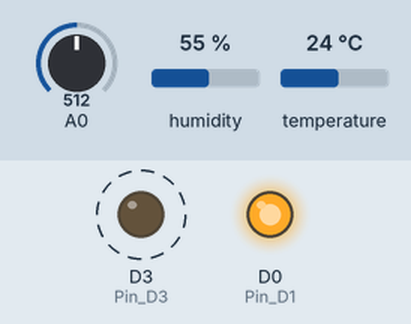
Recording of a sketch running on a simulated ESP8266 (NodeMCU). Shown: output pins drawn as LEDs (lit = HIGH). Dashed ring = blinking. Inputs (shaded band) come from the test bench; at power-on: A0 = 512, humidity 55 %, temperature 24 °C. WiFi joins after 1.5 s; servers stay silent unless stated; what the sketch prints to the serial monitor is not drawn.

Above: at 3.0 s.
3.1 s: A0 set to 492
At 5.2 s:
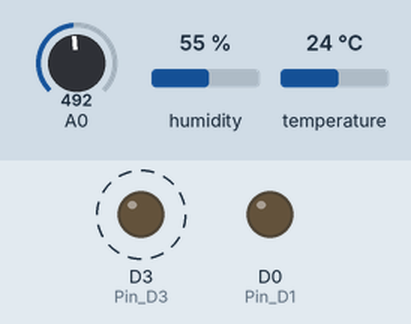
6.6 s: A0 set to 510
At 9.5 s:
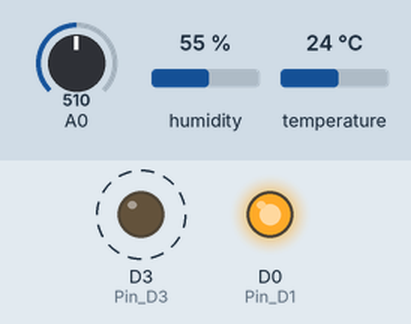
13.0 s: A0 set to 490
At 15.8 s:
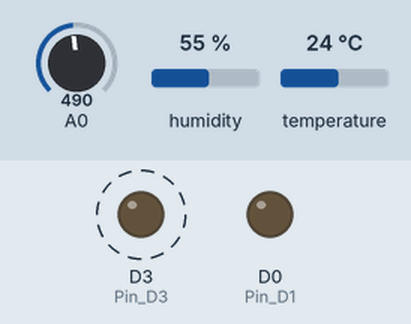
17.9 s: A0 set to 511
At 20.9 s:
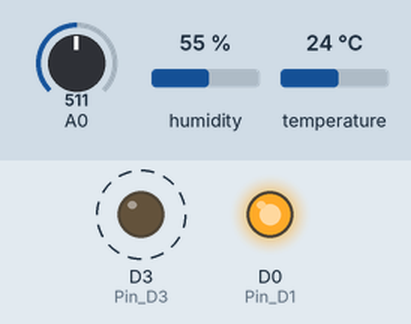
Timing chart, 0 to 23.8 s (numbered marks = the images above; inputs shaded):
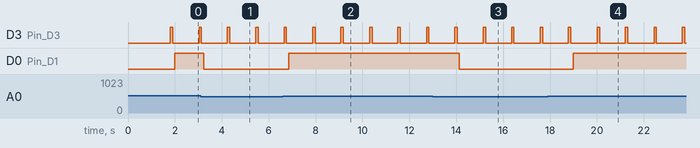

Measured:
- the behaviour switches between 501 and 500 on A0 (found by bisection; images 0 and 1)
- after the input at 3.1 s, D0 (Pin_D1): HIGH → LOW after 0.13 s
- after the input at 6.6 s, D0 (Pin_D1): LOW → HIGH after 0.26 s
- after the input at 13.0 s, D0 (Pin_D1): HIGH → LOW after 1.1 s
- after the input at 17.9 s, D0 (Pin_D1): LOW → HIGH after 1.1 s
- by itself, D3 (Pin_D3): alternates HIGH for 0.10 s and LOW for 1.1 s

The sketch:

iotplant.ino
```cpp
#define BLYNK_PRINT Serial
#define BLYNK_TEMPLATE_ID "TMPL3k-K54U20"
#define BLYNK_TEMPLATE_NAME "Quickstart Template"
#include <DHT.h>
#include <BlynkSimpleEsp8266.h>
#include<ESP8266WiFi.h>
char auth[] ="I7HyCJeMn2zVprJ0SkAm2zUOmxS6CIXd";               //Authentication code sent by Blynk
char ssid[] = "Ritu";                       //WiFi SSID
char pass[] = "archi230902";                       //WiFi Password
int readD1;
int moisturesensor;

#define DHTPIN 2

#define DHTTYPE DHT11
int Pin_D1 = D0 ;
int Pin_D3 = D3;
const int dry = 700; // value for dry sensor
const int wet = 200; // value for wet sensor
DHT dht(DHTPIN, DHTTYPE);
BlynkTimer timer;
void setup()

{

  Serial.begin(9600);

  pinMode(Pin_D3,OUTPUT);

  pinMode(Pin_D1,OUTPUT);
  pinMode(A0,INPUT);

  dht.begin();

  timer.setInterval(1000L, sendSensor);

  Blynk.begin(auth, ssid, pass);

}
void sendSensor()

{

  float h = dht.readHumidity();

  float t = dht.readTemperature();

  Blynk.virtualWrite(V6, t);

  Blynk.virtualWrite(V5 , h);

}

void loop()

{

  Blynk.run();

  digitalWrite(Pin_D3, HIGH);

  delay(100);

  readD1 = analogRead(0);

  digitalWrite(Pin_D3, LOW);

  delay(100);
  Serial.print("sensor 1 = ");
  Serial.print(readD1);
  if (readD1<=500)

   {

    digitalWrite(Pin_D1,LOW);
    Serial.print("does not need water");
    delay(1000);

    Blynk.logEvent("stopped","Watering the plant is complete");


    }

  if (readD1>500)

   {

    digitalWrite(Pin_D1,HIGH);
    Serial.print("need water");
    Blynk.notify("Water your plants");
    delay(1000);
    Blynk.logEvent("watering_","Plant is being watered");


    }
   Blynk.virtualWrite(V2,readD1 );  // to Blynk server
   timer.run();

}
```
